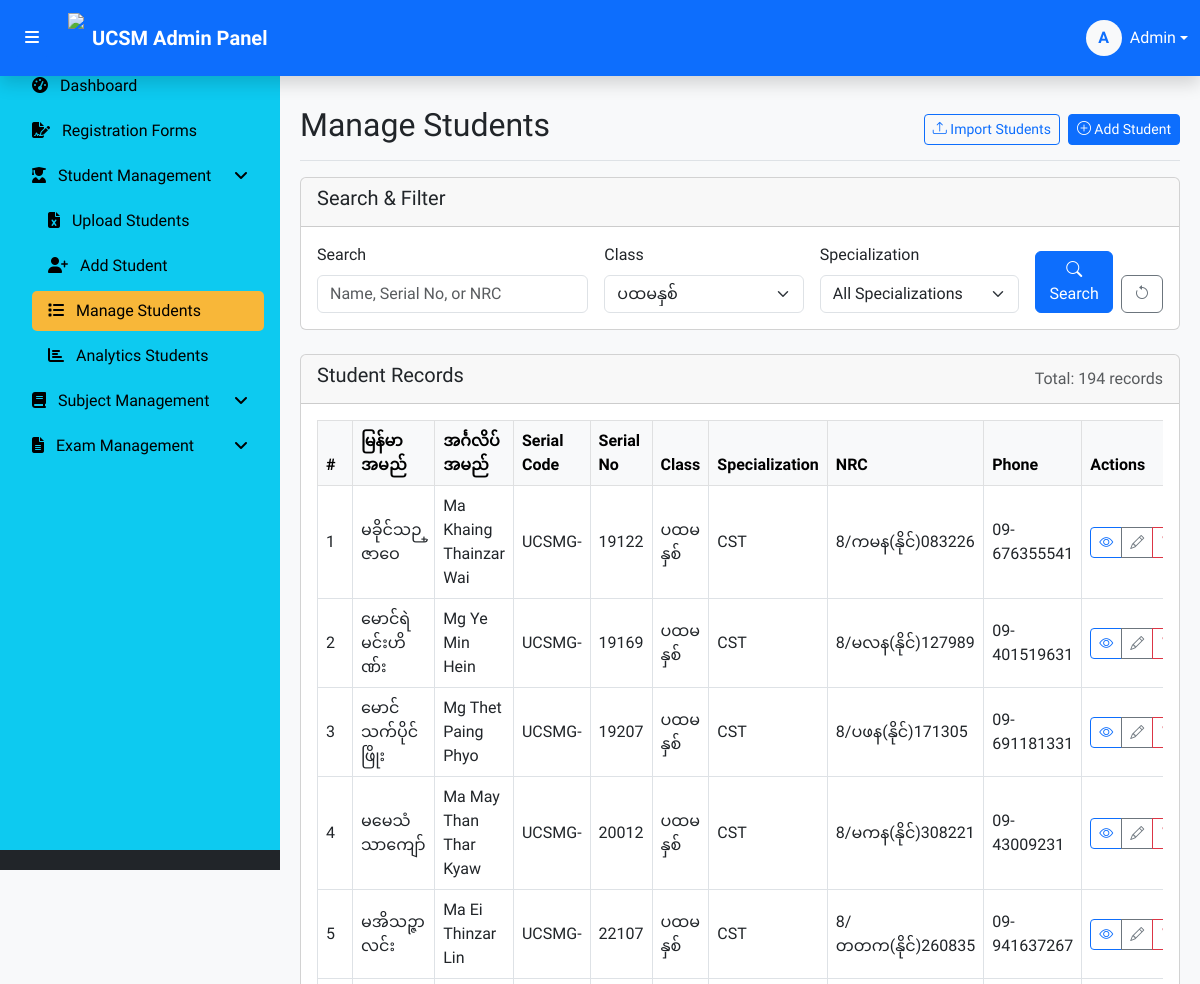
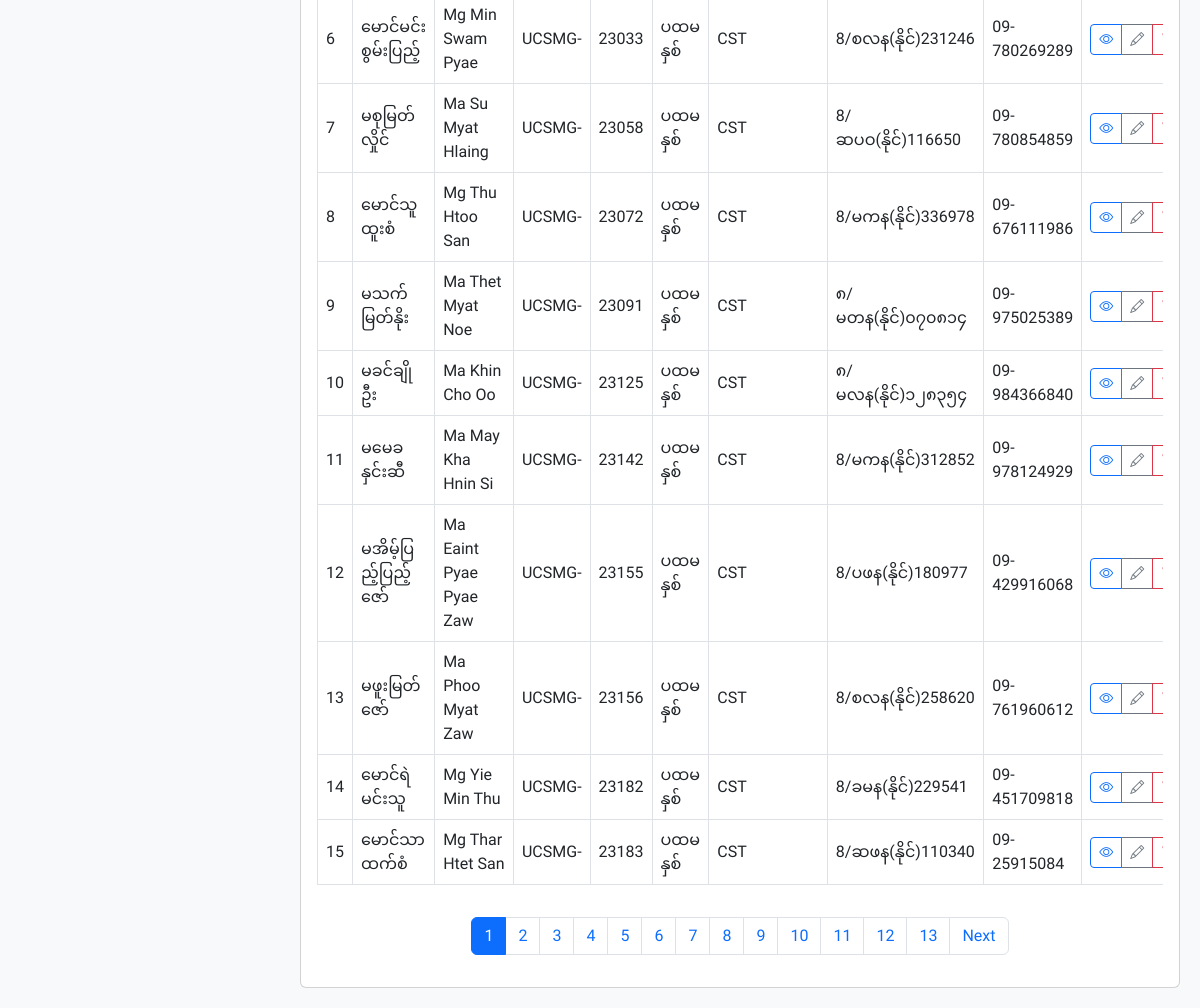
The page /manage_students.php?class=ပထမနှစ် (signed in) on the database its author committed (2 pictures, top to bottom).
### tables this page shows
CREATE TABLE `students` (
  `serial_no` int(5) NOT NULL COMMENT 'ခုံအမှတ်',
  `academic_year_start` year(4) NOT NULL,
  `academic_year_end` year(4) DEFAULT NULL,
  `user_id` int(11) DEFAULT NULL,
  `image_path` mediumblob NOT NULL,
  `class` varchar(50) DEFAULT NULL COMMENT 'အတန်း',
  `specialization` varchar(100) DEFAULT NULL COMMENT 'အထူးပြုဘာသာ',
  `serial_code` varchar(6) DEFAULT NULL COMMENT 'အစဉ်လိုက်ကုဒ်',
  `entry_year` varchar(4) DEFAULT NULL COMMENT 'တက္ကသိုလ်ဝင်ရောက်သည့်နှစ်',
  `student_name_mm` varchar(100) DEFAULT NULL COMMENT 'မြန်မာအမည်',
  `student_name_en` varchar(100) DEFAULT NULL COMMENT 'အင်္ဂလိပ်အမည်',
  `gender` varchar(6) DEFAULT NULL COMMENT 'ကျား/မ',
  `dob` date DEFAULT NULL COMMENT 'မွေးသက္ကရာဇ်',
  `birth_place` varchar(255) DEFAULT NULL,
  `entrance_exam_seat_number` varchar(20) DEFAULT NULL COMMENT 'တက္ကသိုလ်ဝင်တန်းအောင်မြင်သည့်ခုံအမှတ်',
  `entrance_exam_year` int(11) DEFAULT NULL COMMENT 'တက္ကသိုလ်ဝင်တန်းအောင်မြင်သည့်ခုနှစ်',
  `entrance_exam_center` varchar(255) DEFAULT NULL COMMENT 'စာစစ်ဌာန',
  `nrc` varchar(20) DEFAULT NULL COMMENT 'နိုင်ငံသားစိစစ်ရေး ကတ်ပြားအမှတ်',
  `citizen_status` varchar(20) DEFAULT NULL COMMENT 'နိုင်ငံသားအဆင့်အတန်း',
  `nationality` varchar(50) DEFAULT NULL COMMENT 'လူမျိုး',
  `religion` varchar(50) DEFAULT NULL COMMENT 'ဘာသာ',
  `address_house_no` varchar(20) DEFAULT NULL COMMENT 'အိမ်အမှတ်',
  `address_street` varchar(50) DEFAULT NULL COMMENT 'လမ်းအမှတ်',
  `address_quarter` varchar(50) DEFAULT NULL COMMENT 'ရပ်ကွက်',
  `address_village` varchar(50) DEFAULT NULL COMMENT 'ကျေးရွာ',
  `address_township` varchar(50) DEFAULT NULL COMMENT 'မြို့နယ်',
  `address_district` varchar(50) DEFAULT NULL COMMENT 'ခရိုင်',
  `address_region` varchar(50) DEFAULT NULL COMMENT 'တိုင်းဒေသကြီး/ပြည်နယ်',
  `address_state` varchar(255) DEFAULT NULL,
  `father_name_mm` varchar(100) DEFAULT NULL COMMENT 'အဖအမည် (မြန်မာ)',
  `father_name_en` varchar(100) DEFAULT NULL COMMENT 'အဖအမည် (အင်္ဂလိပ်)',
  `father_nationality` varchar(50) DEFAULT NULL COMMENT 'ဖခင်၏လူမျိုး',
  `father_religion` varchar(50) DEFAULT NULL COMMENT 'ဖခင်၏ဘာသာ',
  `father_nrc` varchar(20) DEFAULT NULL COMMENT 'ဖခင်၏ နိုင်ငံသားစိစစ်ရေး ကတ်ပြားအမှတ်',
  `father_birth_place` varchar(255) DEFAULT NULL,
  `father_citizen_status` varchar(20) DEFAULT NULL COMMENT 'ဖခင်၏ နိုင်ငံခြားသား/တိုင်းရင်းသား',
  `father_phone` varchar(20) DEFAULT NULL COMMENT 'အဖ၏ဖုန်းနံပါတ်',
  `father_job` varchar(100) DEFAULT NULL COMMENT 'အဖ၏အလုပ်အကိုင်',
  `father_address_house_no` varchar(20) DEFAULT NULL COMMENT 'အဖ၏အိမ်အမှတ်',
  `father_address_street` varchar(50) DEFAULT NULL COMMENT 'အဖ၏လမ်းအမှတ်',
  `father_address_quarter` varchar(50) DEFAULT NULL COMMENT 'အဖ၏ရပ်ကွက်',
  `father_address_village` varchar(50) DEFAULT NULL COMMENT 'အဖ၏ကျေးရွာ',
  `father_address_township` varchar(50) DEFAULT NULL COMMENT 'အဖ၏မြို့နယ်',
  `father_address_region` varchar(50) DEFAULT NULL COMMENT 'အဖ၏တိုင်းဒေသကြီး/ပြည်နယ်',
  `father_address_state` varchar(255) DEFAULT NULL,
  `mother_name_mm` varchar(100) DEFAULT NULL COMMENT 'အမိအမည် (မြန်မာ)',
  `mother_name_en` varchar(100) DEFAULT NULL COMMENT 'အမိအမည် (အင်္ဂလိပ်)',
  `mother_nationality` varchar(50) DEFAULT NULL COMMENT 'မိခင်၏လူမျိုး',
  `mother_religion` varchar(50) DEFAULT NULL COMMENT 'မိခင်၏ဘာသာ',
  `mother_nrc` varchar(20) DEFAULT NULL COMMENT 'မိခင်၏ နိုင်ငံသားစိစစ်ရေး ကတ်ပြားအမှတ်',
  `mother_birth_place` varchar(255) DEFAULT NULL,
  `mother_citizen_status` varchar(20) DEFAULT NULL COMMENT 'မိခင်၏ နိုင်ငံခြားသား/တိုင်းရင်းသား',
  `mother_phone` varchar(20) DEFAULT NULL COMMENT 'အမိ၏ဖုန်းနံပါတ်',
  `mother_job` varchar(100) DEFAULT NULL COMMENT 'အမိ၏အလုပ်အကိုင်',
  `mother_address_house_no` varchar(20) DEFAULT NULL COMMENT 'အမိ၏အိမ်အမှတ်',
  `mother_address_street` varchar(50) DEFAULT NULL COMMENT 'အမိ၏လမ်းအမှတ်',
  `mother_address_quarter` varchar(50) DEFAULT NULL COMMENT 'အမိ၏ရပ်ကွက်',
  `mother_address_village` varchar(50) DEFAULT NULL COMMENT 'အမိ၏ကျေးရွာ',
  `mother_address_township` varchar(50) DEFAULT NULL COMMENT 'အမိ၏မြို့နယ်',
  `mother_address_region` varchar(50) DEFAULT NULL COMMENT 'အမိ၏တိုင်းဒေသကြီး/ပြည်နယ်',
  `mother_address_state` varchar(255) DEFAULT NULL,
  `phone` varchar(12) DEFAULT NULL COMMENT 'ဖုန်းနံပါတ်',
  `supporter_name` varchar(100) DEFAULT NULL COMMENT 'ထောက်ပံ့သူ၏အမည်',
  `supporter_relation` varchar(50) DEFAULT NULL COMMENT 'ဆွေမျိုးတော်စပ်ပုံ',
  `supporter_job` varchar(100) DEFAULT NULL COMMENT 'ထောက်ပံ့သူ၏အလုပ်အကိုင်',
  `supporter_address` varchar(255) DEFAULT NULL COMMENT 'ဆက်သွယ်ရန်လိပ်စာ',
  `supporter_phone` varchar(20) DEFAULT NULL COMMENT 'ဖုန်းနံပါတ်',
  `grant_support` varchar(10) DEFAULT NULL COMMENT 'ပညာသင်ထောက်ပံ့ကြေးပြု/မပြု',
  `signature_status` varchar(20) DEFAULT NULL,
  `remarks` text DEFAULT NULL COMMENT 'မှတ်ချက်',
  `current_home_no` varchar(25) DEFAULT NULL,
  `current_street` varchar(25) DEFAULT NULL,
  `current_quarter` varchar(25) DEFAULT NULL,
  `current_village` varchar(25) DEFAULT NULL,
  `current_township` varchar(25) DEFAULT NULL,
  `current_phone` varchar(25) DEFAULT NULL,
  `current_year` int(11) DEFAULT NULL COMMENT 'Current Year',
  `current_month` int(11) DEFAULT NULL COMMENT 'Current Month',
  `current_day` int(11) DEFAULT NULL COMMENT 'Current Day',
  `created_at` timestamp NOT NULL DEFAULT current_timestamp(),
  `updated_at` timestamp NOT NULL DEFAULT current_timestamp() ON UPDATE current_timestamp()
);

### manage_students.php (the view, shortened to what the rows shown need)
<?php
require 'includes/db.php';
$currentPage = isset($_GET['page']) ? (int)$_GET['page'] : 1;
$recordsPerPage = 15;
$offset = ($currentPage - 1) * $recordsPerPage;
$searchTerm = isset($_GET['search']) ? trim($_GET['search']) : '';
$classFilter = isset($_GET['class']) ? $_GET['class'] : '';
$specializationFilter = isset($_GET['specialization']) ? $_GET['specialization'] : '';
$query = "SELECT * FROM students WHERE 1=1";
if (!empty($classFilter)) {
    $query .= " AND class = ?";
}
$sortField = isset($_GET['sort']) ? $_GET['sort'] : 'serial_no';
$sortOrder = isset($_GET['order']) && strtoupper($_GET['order']) === 'DESC' ? 'DESC' : 'ASC';
$query .= " ORDER BY $sortField $sortOrder LIMIT ?, ?";
$stmt = $mysqli->prepare($query);
if (!empty($searchTerm)) {
    $searchParam = "%$searchTerm%";
    if (!empty($classFilter) && !empty($specializationFilter)) {
        $stmt->bind_param("ssssssii", $searchParam, $searchParam, $searchParam, $searchParam, $classFilter, $specializationFilter, $offset, $recordsPerPage);
    } elseif (!empty($classFilter)) {
        $stmt->bind_param("sssssii", $searchParam, $searchParam, $searchParam, $searchParam, $classFilter, $offset, $recordsPerPage);
    } elseif (!empty($specializationFilter)) {
        $stmt->bind_param("sssssii", $searchParam, $searchParam, $searchParam, $searchParam, $specializationFilter, $offset, $recordsPerPage);
    } else {
        $stmt->bind_param("ssssii", $searchParam, $searchParam, $searchParam, $searchParam, $offset, $recordsPerPage);
    }
} elseif (!empty($classFilter) || !empty($specializationFilter)) {
    if (!empty($classFilter) && !empty($specializationFilter)) {
        $stmt->bind_param("ssii", $classFilter, $specializationFilter, $offset, $recordsPerPage);
    } elseif (!empty($classFilter)) {
        $stmt->bind_param("sii", $classFilter, $offset, $recordsPerPage);
    } else {
        $stmt->bind_param("sii", $specializationFilter, $offset, $recordsPerPage);
    }
} else {
    $stmt->bind_param("ii", $offset, $recordsPerPage);
}
$stmt->execute();
$result = $stmt->get_result();
$students = $result->fetch_all(MYSQLI_ASSOC);
?>
<!DOCTYPE html>
<html lang="en">
<head>
    <link href="https://cdn.jsdelivr.net/npm/bootstrap@5.3.0/dist/css/bootstrap.min.css" rel="stylesheet">
    <link rel="stylesheet" href="https://cdn.jsdelivr.net/npm/bootstrap-icons@1.10.0/font/bootstrap-icons.css">
</head>
<body>
<?php require 'includes/admin_header.php'; ?>
<div id="main-content" style="margin-top:70px;">
    <div class="d-flex justify-content-between flex-wrap flex-md-nowrap align-items-center pt-3 pb-2 mb-3 border-bottom">
        <h1 class="h2">Manage Students</h1>
    </div>
    <div class="card">
        <div class="card-body">
            <?php if (!empty($students)): ?>
                <div class="table-responsive">
                    <table class="table table-bordered table-hover align-middle">
                        <thead class="table-light">
                            <tr>
                                <th>#</th>
                                <th>
                                    <a href="?search=<?= urlencode($searchTerm) ?>&class=<?= urlencode($classFilter) ?>&specialization=<?= urlencode($specializationFilter) ?>&sort=student_name_mm&order=<?= $sortField === 'student_name_mm' && $sortOrder === 'ASC' ? 'DESC' : 'ASC' ?>"
                                       class="sort-link">
                                        မြန်မာအမည်
                                    </a>
                                </th>
                                <th>အင်္ဂလိပ်အမည်</th>
                                <th>
                                    <a href="?search=<?= urlencode($searchTerm) ?>&class=<?= urlencode($classFilter) ?>&specialization=<?= urlencode($specializationFilter) ?>&sort=serial_code&order=<?= $sortField === 'serial_code' && $sortOrder === 'ASC' ? 'DESC' : 'ASC' ?>"
                                       class="sort-link">
                                        Serial Code
                                    </a>
                                </th>
                                <th>Serial No</th>
                                <th>Class</th>
                                <th>Specialization</th>
                                <th>NRC</th>
                                <th>Phone</th>
                                <th>Actions</th>
                            </tr>
                        </thead>
                        <tbody>
                            <?php $count = $offset + 1; foreach ($students as $student): ?>
                                <tr>
                                    <td><?= $count++ ?></td>
                                    <td><?= htmlspecialchars($student['student_name_mm']) ?></td>
                                    <td><?= htmlspecialchars($student['student_name_en']) ?></td>
                                    <td><?= htmlspecialchars($student['serial_code']) ?></td>
                                    <td><?= htmlspecialchars($student['serial_no']) ?></td>
                                    <td><?= htmlspecialchars($student['class']) ?></td>
                                    <td><?= htmlspecialchars($student['specialization']) ?></td>
                                    <td><?= htmlspecialchars($student['nrc']) ?></td>
                                    <td><?= htmlspecialchars($student['phone']) ?></td>
                                    <td>
                                        <div class="btn-group btn-group-sm">
                                            <a href="view_student.php?serial_no=<?= $student['serial_no'] ?>"
                                               class="btn btn-sm btn-outline-primary" title="View">
                                                <i class="bi bi-eye"></i>
                                            </a>
                                            <a href="edit_student.php?serial_no=<?= $student['serial_no'] ?>"
                                               class="btn btn-sm btn-outline-secondary" title="Edit">
                                                <i class="bi bi-pencil"></i>
                                            </a>
                                            <a href="manage_students.php?delete=<?= $student['serial_no'] ?>"
                                               class="btn btn-sm btn-outline-danger" title="Delete"
                                               onclick="return confirm('Are you sure you want to delete this student?')">
                                            </a>
                                        </div>
                                    </td>
                                </tr>
                            <?php endforeach; ?>
                        </tbody>
                    </table>
                </div>
            <?php else: ?>
                <div class="alert alert-info">No student records found.</div>
            <?php endif; ?>
        </div>
    </div>
</div>
</body>
</html>

### rows shown on the page
students: student_name_mm "မခိုင်သဉ္ဇာဝေ", student_name_en "Ma Khaing Thainzar Wai", serial_code "UCSMG-", serial_no "19122", class "ပထမနှစ်", specialization "CST", nrc "8/ကမန(နိုင်)083226", phone "09-676355541"
students: student_name_mm "မောင်ရဲမင်းဟိဏ်း", student_name_en "Mg Ye Min Hein", serial_code "UCSMG-", serial_no "19169", class "ပထမနှစ်", specialization "CST", nrc "8/မလန(နိုင်)127989", phone "09-401519631"
students: student_name_mm "မောင်သက်ပိုင်ဖြိုး", student_name_en "Mg Thet Paing Phyo", serial_code "UCSMG-", serial_no "19207", class "ပထမနှစ်", specialization "CST", nrc "8/ပဖန(နိုင်)171305", phone "09-691181331"
students: student_name_mm "မမေသံသာကျော်", student_name_en "Ma May Than Thar Kyaw", serial_code "UCSMG-", serial_no "20012", class "ပထမနှစ်", specialization "CST", nrc "8/မကန(နိုင်)308221", phone "09-43009231"
students: student_name_mm "မအိသဉ္ဇာလင်း", student_name_en "Ma Ei Thinzar Lin", serial_code "UCSMG-", serial_no "22107", class "ပထမနှစ်", specialization "CST", nrc "8/တတက(နိုင်)260835", phone "09-941637267"
students: student_name_mm "မောင်မင်းစွမ်းပြည့်", student_name_en "Mg Min Swam Pyae", serial_code "UCSMG-", serial_no "23033", class "ပထမနှစ်", specialization "CST", nrc "8/စလန(နိုင်)231246", phone "09-780269289"
students: student_name_mm "မစုမြတ်လှိုင်", student_name_en "Ma Su Myat Hlaing", serial_code "UCSMG-", serial_no "23058", class "ပထမနှစ်", specialization "CST", nrc "8/ဆပဝ(နိုင်)116650", phone "09-780854859"
students: student_name_mm "မောင်သူထူးစံ", student_name_en "Mg Thu Htoo San", serial_code "UCSMG-", serial_no "23072", class "ပထမနှစ်", specialization "CST", nrc "8/မကန(နိုင်)336978", phone "09-676111986"
students: student_name_mm "မသက်မြတ်နိုး", student_name_en "Ma Thet Myat Noe", serial_code "UCSMG-", serial_no "23091", class "ပထမနှစ်", specialization "CST", nrc "၈/မတန(နိုင်)၀၇၀၈၁၄", phone "09-975025389"
students: student_name_mm "မခင်ချိုဦး", student_name_en "Ma Khin Cho Oo", serial_code "UCSMG-", serial_no "23125", class "ပထမနှစ်", specialization "CST", nrc "၈/မလန(နိုင်)၁၂၈၃၅၄", phone "09-984366840"
students: student_name_mm "မမေခနှင်းဆီ", student_name_en "Ma May Kha Hnin Si", serial_code "UCSMG-", serial_no "23142", class "ပထမနှစ်", specialization "CST", nrc "8/မကန(နိုင်)312852", phone "09-978124929"
students: student_name_mm "မအိမ့်ပြည့်ပြည့်ဇော်", student_name_en "Ma Eaint Pyae Pyae Zaw", serial_code "UCSMG-", serial_no "23155", class "ပထမနှစ်", specialization "CST", nrc "8/ပဖန(နိုင်)180977", phone "09-429916068"
students: student_name_mm "မဖူးမြတ်ဇော်", student_name_en "Ma Phoo Myat Zaw", serial_code "UCSMG-", serial_no "23156", class "ပထမနှစ်", specialization "CST", nrc "8/စလန(နိုင်)258620", phone "09-761960612"
students: student_name_mm "မောင်ရဲမင်းသူ", student_name_en "Mg Yie Min Thu", serial_code "UCSMG-", serial_no "23182", class "ပထမနှစ်", specialization "CST", nrc "8/ခမန(နိုင်)229541", phone "09-451709818"
students: student_name_mm "မောင်သာထက်စံ", student_name_en "Mg Thar Htet San", serial_code "UCSMG-", serial_no "23183", class "ပထမနှစ်", specialization "CST", nrc "8/ဆဖန(နိုင်)110340", phone "09-25915084"

### other values the page prints
substr($admin_name, 0, 1) "A"
$admin_name "Admin"
str_replace('_', ' ', pathinfo($page, PATHINFO_FILENAME)) "Upload Students"
str_replace('_', ' ', pathinfo($page, PATHINFO_FILENAME)) "Add Student"
str_replace('_', ' ', pathinfo($page, PATHINFO_FILENAME)) "Manage Students"
str_replace('_', ' ', pathinfo($page, PATHINFO_FILENAME)) "Analytics Students"
$totalRecords "194"
form field class "ပထမနှစ်"
